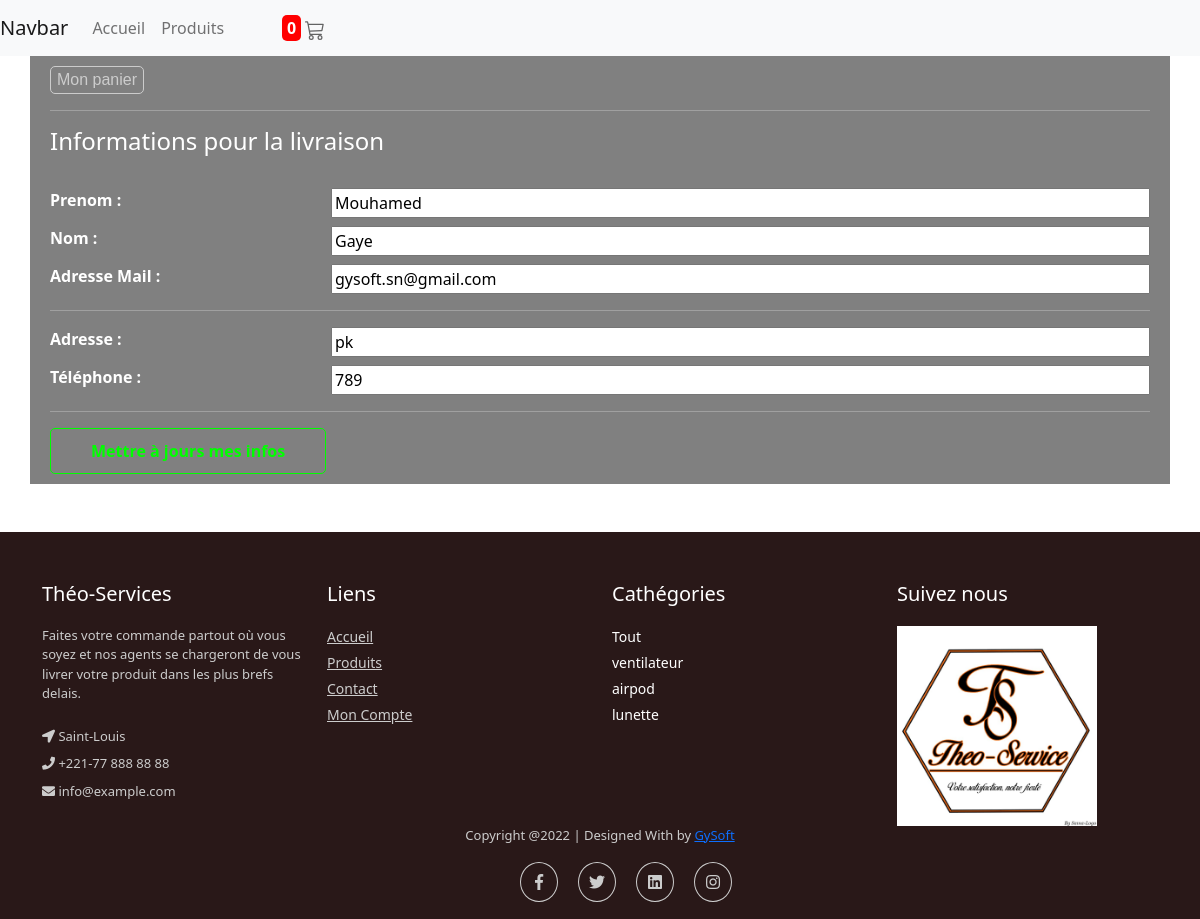
/theo/confirm/ (signed in), run on an earlier commit of the app's database.
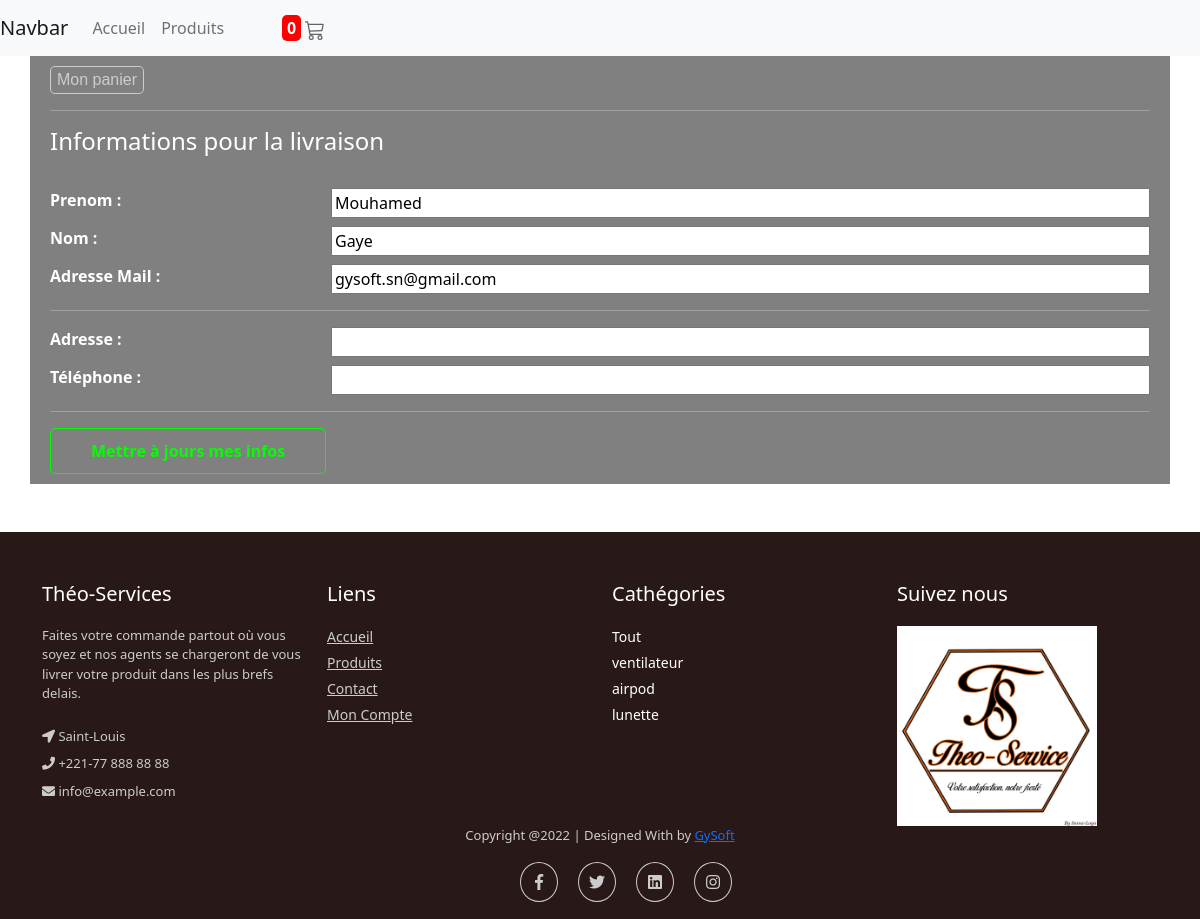
And on a later commit of the database.
### theo/models.py (models this page shows, shortened)
class Contact(models.Model):
	user = models.ForeignKey(User,on_delete=models.CASCADE,null=True)
	adresse = models.CharField(max_length=200)
	phone = models.CharField(max_length=20)
	date = models.DateTimeField(auto_now_add=True)

class Cathegorie(models.Model):
	nom=models.CharField(max_length=30)
	date = models.DateTimeField(auto_now_add=True)

### theo/views.py (the view)
# urls.py: path('confirm/',views.confirm,name='confirm'),
def confirm(request):
	nb_panier = 0
	if request.user.is_authenticated:
		nb_panier = Commande.objects.all().filter(commanded=False,user=request.user).count()
	er=""
	cathegories = Cathegorie.objects.all()
	if request.user.is_authenticated:
		if request.method=='POST':
			user=User.objects.get(id=request.user.id)
			user.first_name=request.POST.get('prenom').strip()
			user.last_name=request.POST.get('nom').strip()
			user.email=request.POST.get('email').strip()
			my_users=User.objects.filter(email=user.email)
			if not user.email == request.user.email:
				if not my_users.exists():
					user.username=request.POST.get('email').strip()
					user.save()
					contact=Contact.objects.get(user=user)
					contact.adresse=request.POST.get('adresse').strip()
					contact.phone=request.POST.get('phone').strip()
					contact.save()
					contact = Contact.objects.get(user=user)
					comms = Commande.objects.filter(commanded=False,user=request.user)
					for comm in comms:
						comm.nom = request.user.first_name+' '+request.user.last_name
						comm.numero = Contact.objects.get(user=request.user).phone
						comm.adresse = Contact.objects.get(user=request.user).adresse
						comm.commanded=True
						comm.save()
					msg= f"Salut {user.first_name}, Votre commande a été éffectuée avec succés et sera disponible d'ici 3 jours (Dimanche exclus). Un de nos agents vous contactera lorsque votre produit sera disponible. Assurez vous d'avoir la monnaie. Merci"
					nb_panier = 0
					if request.user.is_authenticated:
						nb_panier = Commande.objects.all().filter(commanded=False,user=request.user).count()
					return render(request,'prototype.html',{'msg':msg,'user':user,'contact':contact,'cathegories':cathegories,'nb_panier':nb_panier})
				else:
					contact = Contact.objects.get(user=request.user)
					nb_panier = 0
					if request.user.is_authenticated:
						nb_panier = Commande.objects.all().filter(commanded=False,user=request.user).count()
					return render(request,'confirm.html',{'er':'Adresse mail déja pris','user':user,'contact':contact,'cathegories':cathegories,'nb_panier':nb_panier})
			else:
				contact=Contact.objects.get(user=user)
				contact.adresse=request.POST.get('adresse').strip()
				contact.phone=request.POST.get('phone').strip()
				contact.save()
				comms = Commande.objects.filter(commanded=False,user=request.user)
				for comm in comms:
					comm.nom = request.user.first_name+' '+request.user.last_name
					comm.numero = Contact.objects.get(user=request.user).phone
					comm.adresse = Contact.objects.get(user=request.user).adresse
					comm.commanded=True
					comm.save()
				user.save()
				contact = Contact.objects.get(user=user)
				nb_panier = 0
				if request.user.is_authenticated:
					nb_panier = Commande.objects.all().filter(commanded=False,user=request.user).count()
				msg= f"Salut {user.first_name}, Votre commande a été éffectuée avec succés et sera disponible d'ici 3 jours (Dimanche exclus). Un de nos agents vous contactera lorsque votre produit sera disponible. Assurez vous d'avoir la monnaie. Merci"
				return render(request,'prototype.html',{'msg':msg,'user':user,'contact':contact,'cathegories':cathegories,'nb_panier':nb_panier})
		else:
			try:
				contact = Contact.objects.get(user=request.user)
			except:
				contact={
					'adresse':'',
					'phone':''
				}
			nb_panier = 0
			if request.user.is_authenticated:
				nb_panier = Commande.objects.all().filter(commanded=False,user=request.user).count()
			context={'user':request.user,'contact':contact,'cathegories':cathegories,'nb_panier':nb_panier}
			return render(request,'confirm.html',context)
	else:
		return redirect('home')

### theo/templates/confirm.html (shortened to what this page needs)
{% extends "base.html" %}
{% block content %}
	<div class="container header mb-5">
		<div class="account-header">
			<div class="row">
				{% if user.is_authenticated %}
					<div class="col-md-8 col-5">
						<a href="{% url 'mon_panier' %}" class="header-link souligne"><button class="form-btn">Mon panier</button></a>
					</div>
				{% else %}
					<div class="col-md-8 col-5">
					</div>
					<div class="col-md-4 col-7">
						<a href="{% url 'register_view' %}" class="header-link souligne"><b>Inscription</b></a> / <a href="{% url 'login_view' %}" class="header-link souligne"><b>Connexion</b></a>
					</div>
				{% endif %}
			</div>
		</div>
		<hr>
		<div class="info-compte">
			<h4>Informations pour la livraison</h4><br>
			<form method="post">
				<div class="row mb-2">
					<div class="col-md-3">
						<strong >Prenom : </strong>
					</div>
					<div class="col-md-9">
						<input type="text" name="prenom" value="{{user.first_name}}" class="cpc">
					</div>
				</div>
				<div class="row mb-2">
					<div class="col-md-3">
						<strong >Nom : </strong>
					</div>
					<div class="col-md-9">
						<input type="text" name="nom" value="{{user.last_name}}" class="cpc">
					</div>
				</div>
				<div class="row mb-2">
					<div class="col-md-3">
						<strong >Adresse Mail : </strong>
					</div>
					<div class="col-md-9">
						<input type="text" name="email" value="{{user.email}}" class="cpc">
					</div>
				</div>
				<hr>
				<div class="row mb-2">
					<div class="col-md-3">
						<strong >Adresse : </strong>
					</div>
					<div class="col-md-9">
						<input type="text" name="adresse" value="{{contact.adresse}}" class="cpc">
					</div>
				</div>
				<div class="row mb-2">
					<div class="col-md-3">
						<strong >Téléphone : </strong>
					</div>
					<div class="col-md-9">
						<input type="text" name="phone" value="{{contact.phone}}" class="cpc">
					</div>
				</div>
				<hr>
				<button class="form-btn btn" style="color:rgb(0,255,0);border:1px solid rgb(0,255,0)" type="submit">Mettre à jours mes infos</button>
				<br>{{er}}
			</form>
		</div>
	</div>
{% endblock content %}

### theo/templates/base.html (shortened to what this page needs)
{% load static %}
<!DOCTYPE html>
<html lang="fr" dir="ltr">
  <head>
    <link rel="stylesheet" href="{% static 'css/bootstrap.min.css' %}">
    <link rel="stylesheet" href="{% static 'css/font-awesome.min.css'%}">
    <link rel="stylesheet" href="{% static 'css/bootstrap-theme.css' %}" media="screen" >
    <link rel="stylesheet" href="{% static 'css/main.css' %}">
    <link rel="stylesheet" href="https://use.fontawesome.com/releases/v5.2.0/css/all.css">
  </head>
  <body>
    <nav class="navbar navbar-expand-lg navbar-light bg-light">
  <a class="navbar-brand" href="#">Navbar</a>
  <div class="collapse navbar-collapse" id="navbarSupportedContent">
    <ul class="navbar-nav mr-auto">
      <li class="nav-item active">
        <a href="{% url 'home' %}" class="nav-link">Accueil</a>
      </li>
      <li class="nav-item">
        <a href="{% url 'home' %}#Produits" class="nav-link">Produits</a>
      </li>
      <li class="nav-item" style="width:50px">
      </li>
    </ul>
      <div class="my-2 my-lg-0 ml-2" style="">
        <center>
      {% if user.is_authenticated %}
        <strong class="rond">{{nb_panier}}</strong>
        <a href="{% url 'mon_panier' %}">
        </a>
      {% endif %}
      </div>
  </div>
</nav>
    {% block content %}
    {% endblock content %}
  <footer class="footer">
    <div class="container">
      <div class="row">
        <div class="col-md-3">
          <h5 class="headin5_amrc col_white_amrc pt2">Théo-Services</h5>
          <p class="mb10">Faites votre commande partout où vous soyez et nos agents se chargeront de vous livrer votre produit dans les plus brefs delais.</p>
          <p><i class="fa fa-location-arrow"></i> Saint-Louis </p>
          <p><i class="fa fa-phone"></i>  +221-77 888 88 88  </p>
          <p><i class="fa fa fa-envelope"></i> info@example.com  </p>
        </div>
        <div class="col-md-3">
          <h5 class="headin5_amrc col_white_amrc pt2">Liens</h5>
          <ul class="footer_ul_amrc">
              <li><a href="{% url 'home' %}">Accueil</a></li>
              <li><a href="{% url 'home' %}#Produits">Produits</a></li>
              <li><a href="{% url 'contact' %}">Contact</a></li>
              {% if user.is_authenticated %}
                <li><a href="{% url 'compte' %}">Mon Compte</a></li>
              {% else %}
                <li><a href="{% url 'register_view' %}">Inscription</a></li>
                <li><a href="{% url 'login_view' %}">Connexion</a></li>
              {% endif %}
          </ul>
        </div>
        <div class="col-md-3">
          <h5 class="headin5_amrc col_white_amrc pt2">Cathégories</h5>
          <ul class="footer_ul_amrc">
            {% for cath in cathegories %}
              <li>{{cath.nom}}</li>
            {% endfor %}
          </ul>
        </div>
        <div class="col-md-3">
          <h5 class="headin5_amrc col_white_amrc pt2">Suivez nous</h5>
          <img class="logo" src="{% static "img_sta/logo.jpg" %}"></img>
        </div>
      </div>
    </div>
<div class="container">
    <p class="text-center">Copyright @2022 | Designed With by <a href="https://gysoft.herokuapp.com/">GySoft</a></p>
    <ul class="social_footer_ul">
    <li><a href=""><i class="fab fa-facebook-f"></i></a></li>
    <li><a href=""><i class="fab fa-twitter"></i></a></li>
    <li><a href=""><i class="fab fa-linkedin"></i></a></li>
    <li><a href=""><i class="fab fa-instagram"></i></a></li>
    </ul>
</div>
</footer>

### static/css/main.css (style rules this page uses)
.col_white_amrc { color:#FFF; }
footer { width:100%; background-color:#263238; min-height:250px; padding:10px 0px 25px 0px ;background: red; }
.pt2 { padding-top:40px ; margin-bottom:20px ; }
footer p { font-size:13px; color:#CCC; padding-bottom:0px; margin-bottom:8px; }
.mb10 { padding-bottom:15px ; }
.footer_ul_amrc { margin:0px ; list-style-type:none ; font-size:14px; padding:0px 0px 10px 0px ; }
.footer_ul_amrc li { padding:0px 0px 5px 0px; }
.footer_ul_amrc li a { color:#CCC; }
.social_footer_ul { display:table; margin:15px auto 0 auto; list-style-type:none; }
.social_footer_ul li { padding-left:20px; padding-top:10px; float:left; }
.social_footer_ul li a { color:#CCC; border:1px solid #CCC; padding:8px; border-radius:50%; }
.social_footer_ul li i { width:20px; height:20px; text-align:center; }
body { padding: 0; margin: 0; }
.rond { padding: 2px 5px; background-color: red; border-radius: 5px; color : white; }
.footer { color : white; background-color: rgb(41, 24, 24); }
.form-btn { color: white; background-color: rgba(0, 0, 0, 0); border: none; border: 1px solid white; border-radius: 5px; }
.header { background-color: gray; padding: 10px 20px; color : white; }
.header-link { text-decoration: none; opacity: .6; color: black; font-family: sans-serif ; }
.souligne { text-decoration: underline; }
.logo { width: 200px; }
.cpc { width: 100%; }

What changed in the data, as far as the page shows it:
removed Contact: adresse "pk", phone "789"
